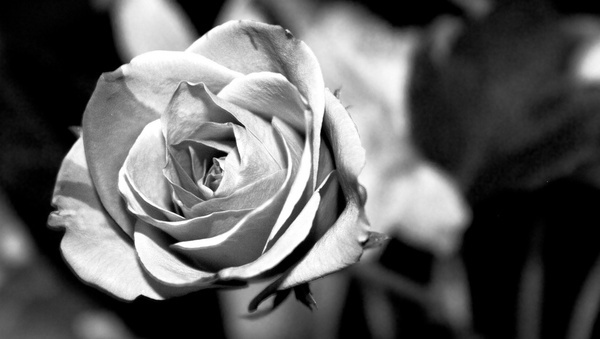
#> input picture SampleImages/rose_gray.jpg, 600 x 339 px
$ jupyter execute --allow-errors boolean_arithmetic_on_images.ipynb
#> lines starting #> are read from the running program, lines starting #| are printed output that depends on the picture; after the words box and inside, x2 and y2 are one past the last pixel; in counts of white or black regions, pixels touching at a corner belong together
[cell 1]
from PIL import Image
import math
import numpy as np

[cell 2]
def createMaskImage(img):
    width, height = img.size
    wmin, wmax = width/8, width/2
    hmin, hmax = height/8, height/2

    pixels = img.load()

    for w in range(width):
        for h in range(height):
            if(w > wmin and w < wmax and h > hmin and h < hmax):
                pixels[w,h] = 255
            else:
                pixels[w,h] = 0

    img.save("SampleImages/image_mask.jpg")
    return img

[cell 3]
def booleanOR(m,p):
    new_pixel = (m | p)
    return round(new_pixel)

[cell 4]
def main():
    #open the image
    img = Image.open("SampleImages/rose_gray.jpg")
#> img is the input picture: PIL image 600x339 L; min 0, max 255, mean 93.6

    #calculate width and height of the image
    width, height = img.size
#> width = 600; height = 339

    #create masking image
    img2 = createMaskImage(img)
#> in createMaskImage, `img.save("SampleImages/image_mask.jpg")`:
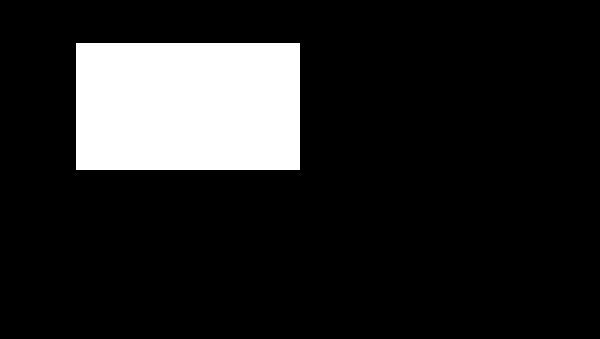
#> saved as image_mask.jpg: PIL image 600x339 L; 14% white; 1 white region, box (x1, y1, x2, y2) and area: (76, 43, 300, 170) 28448
    #img2.show()

    #load pixel data
    pixels = img.load()

    for w in range(width):
        for h in range(height):
            p = img.getpixel((w,h))
            m = img2.getpixel((w,h))
            pixels[w,h] = (booleanOR(m,p))

    #save altered image
    img.save("SampleImages/boolean_and.jpg")
